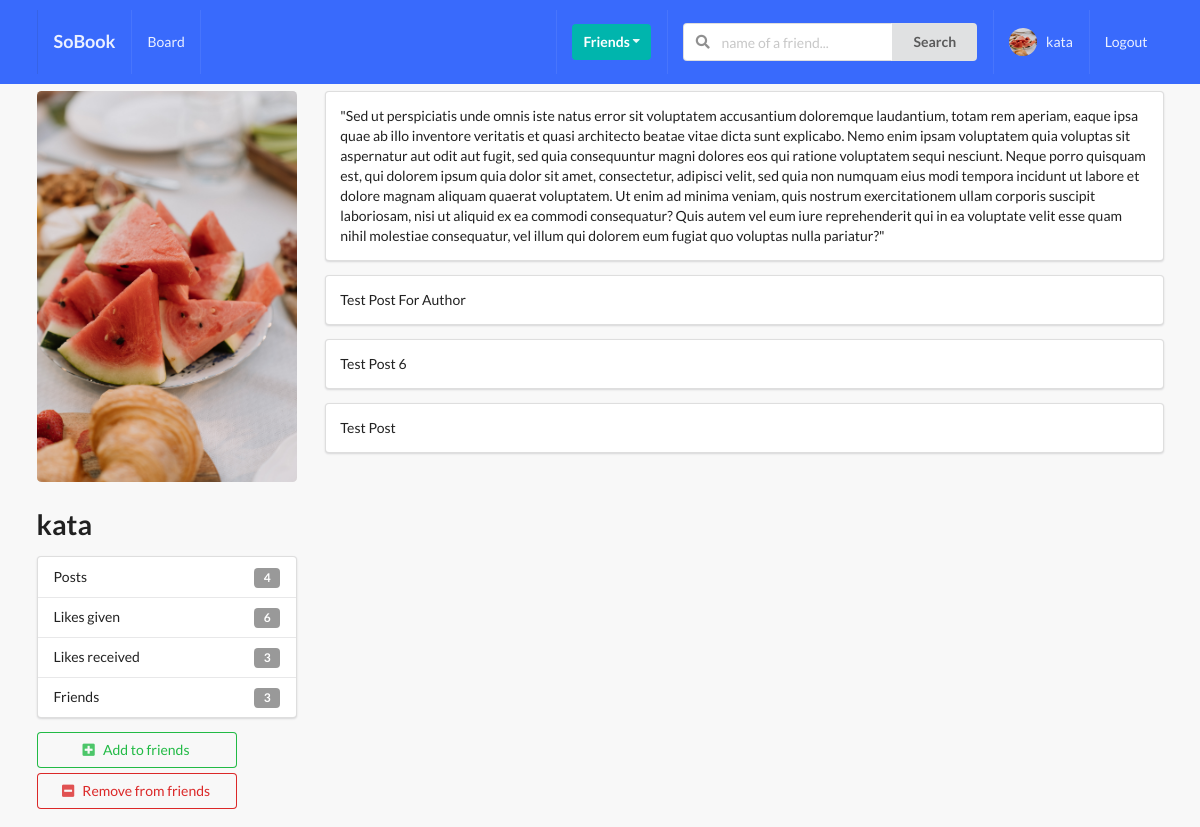
Before: /profiles/kata-usmonov-b49c0589/ (signed in) with the older database file.
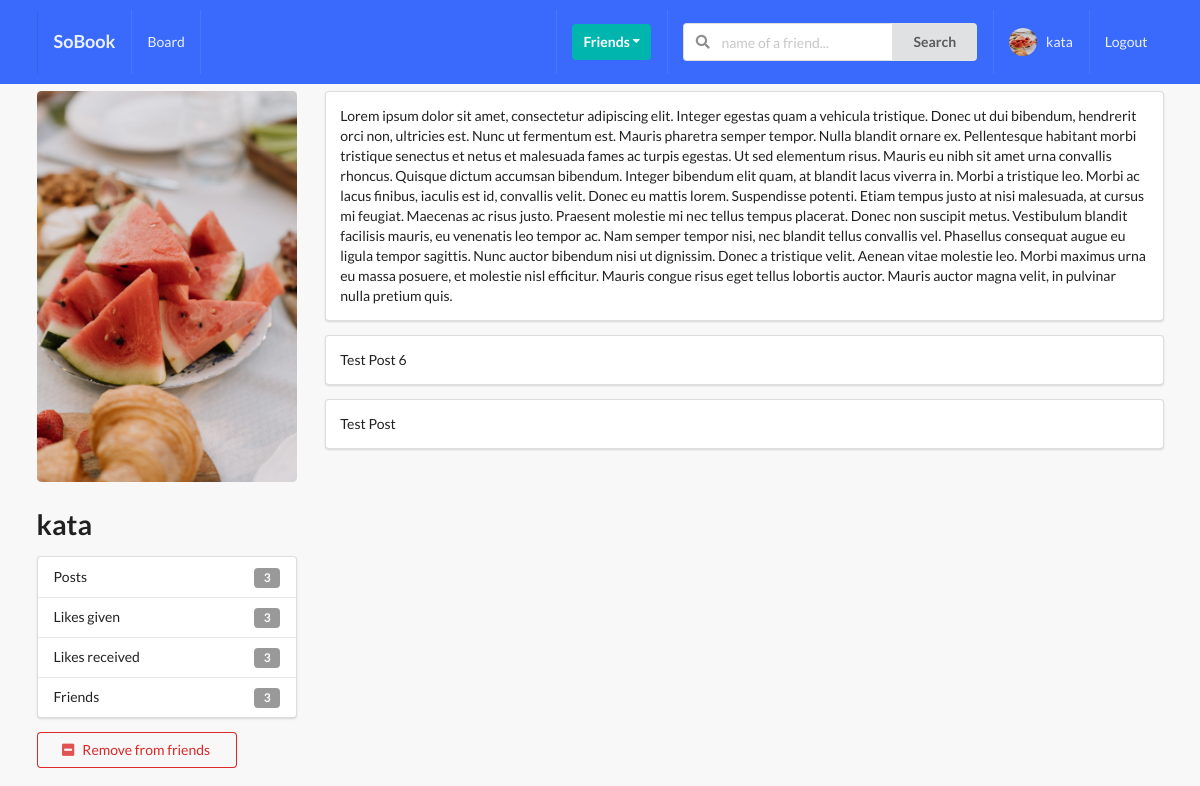
After: the same page with the newer database file.
### profiles/models.py (models this page shows, shortened)
class Profile(models.Model):
	first_name = models.CharField(max_length=200, blank=True)
	last_name = models.CharField(max_length=200, blank=True)
	user = models.OneToOneField(User, on_delete=models.CASCADE)
	bio = models.TextField(default='no bio ...', max_length=300)
	email = models.EmailField(max_length=200, blank=True)
	country = models.CharField(max_length=200, blank=True)
	avatar = models.ImageField(default='avatar.png', upload_to='avatars/')
	friends  = models.ManyToManyField(User , blank=True, related_name = 'friends')
	slug = models.SlugField(unique = True, blank=True)
	updated = models.DateTimeField(auto_now=True)#
	created = models.DateTimeField(auto_now=True)#
	objects = ProfileManager()
	def get_friends_no(self):
		return self.friends.all().count()
	def get_posts_no(self):
		return self.posts.all().count()
	def get_all_authors_posts(self):
		return self.posts.all()#
	def get_likes_given_no(self):
		likes = self.like_set.all()
		total_liked = 0
		for item in likes:
			if item.value == 'Like':
				total_liked+=1
		return total_liked
	def get_likes_received_no(self):
		posts = self.posts.all()
		total_liked = 0
		for item in posts:
			total_liked += item.liked.all().count()
		return total_liked
	def __str__(self):
		return f"{self.user.username}-{self.created.strftime('%d-%m-%y')}"
	__initial_first_name = None
	__initial_last_name  = None
	def __init__(self, *args, **kwargs):
		super().__init__(*args, **kwargs)
		self.__initial_first_name = self.first_name
		self.__initial_last_name = self.last_name

### posts/models.py (models this page shows, shortened)
class Like(models.Model):
	user = models.ForeignKey(Profile, on_delete=models.CASCADE)
	post = models.ForeignKey(Post, on_delete=models.CASCADE)
	value = models.CharField(choices=LIKE_CHOICES, max_length=8)
	updated = models.DateTimeField(auto_now=True)
	created = models.DateTimeField(auto_now_add=True)

class Post(models.Model):
	content = models.TextField()
	image = models.ImageField(upload_to='posts/', validators=[FileExtensionValidator(['png','jpg','jpeg'])], blank=True )
	liked = models.ManyToManyField(Profile, blank=True, related_name='likes')
	updated = models.DateTimeField(auto_now=True)
	created = models.DateTimeField(auto_now_add=True)
	author = models.ForeignKey(Profile, on_delete=models.CASCADE, related_name='posts')
	class Meta:
		ordering =('-created',)

### profiles/views.py (the view)
# urls.py: path('<slug>/', views.ProfileDetailView.as_view(), name='profile-detail-view'),
class ProfileDetailView(LoginRequiredMixin,DetailView):
	model = Profile
	template_name = 'profiles/detail.html'
	def get_context_data(self, **kwargs):
		context = super().get_context_data(**kwargs)
		user = User.objects.get(username__iexact=self.request.user)
		profile = Profile.objects.get(user=user)
		rel_r = Relationship.objectss.filter(sender=profile)
		rel_s = Relationship.objectss.filter(receiver=profile)
		rel_receiver = []
		rel_sender = []
		for item in rel_r:
			rel_receiver.append(item.receiver.user)
		for item in rel_s:
			rel_sender.append(item.sender.user)
		context["rel_receiver"] = rel_receiver
		context["rel_sender"] = rel_sender
		context['posts'] = self.get_object().get_all_authors_posts()
		context['len_posts'] =  True if len(self.get_object().get_all_authors_posts())	> 0 else False
		return context

### profiles/context_processors.py (called while the page is built)
def profile_pic(request):
	if request.user.is_authenticated:
		profile_obj = Profile.objects.get(user=request.user)
		pic = profile_obj.avatar
		return {'picture': pic}
	return {}

def invatation_recevied_no(request):
	if request.user.is_authenticated:
		profile_obj = Profile.objects.get(user=request.user)
		qs_count = Relationship.objectss.invatations_received(profile_obj).count()
		return {"invite_num": qs_count}
	return {}

### profiles/models.py (called while the page is built)
	def invatations_received(self, receiver):
		qs = Relationship.objectss.filter(receiver=receiver ,status='send')
		return qs

### profiles/templates/profiles/detail.html (shortened to what this page needs)
{% extends 'base.html' %}
{% block content %}
<div class="ui grid">
    <br>
    <div class="row">
        <div class="four wide column">
            <img class="ui medium rounded image" src={{object.avatar.url}}>
            <h1>{{object.user}}</h1>
            <div class="ui vertical fluid menu">
                <div class="item">
                    Posts
                    <div class="ui label">{{ object.get_posts_no }}</div>
                </div>
                <div class="item">
                    Likes given
                    <div class="ui label">{{ object.get_likes_given_no }}</div>
                </div>
                <div class="item">
                    Likes received
                    <div class="ui label">{{ object.get_likes_received_no }}</div>
                </div>
                <div class="item">
                    Friends
                    <div class="ui label">{{ object.get_friends_no }}</div>
                </div>
            </div>
            {% if object.user not in rel_receiver and object.user not in rel_sender %}
                <form action="{% url 'profiles:send_inva' %}" method="POST">
                    <button type="submit" class="ui positive basic button mb-5 w-big"><i class="plus square icon"></i>Add to friends</button>
                </form>
            {% endif %}
            {% if request.user in object.friends.all %}
                <form action="{% url 'profiles:remove-friends' %}" method="POST">
                    <button type="submit" class="ui negative basic button mb-5 w-big"><i class="minus square icon"></i>Remove from friends</button>
                </form>
            {% endif %}
        </div>
        <div class="twelve wide column">
            {% if len_posts %}
                {% for post in posts %}
                    <div class="segment ui fluid">
                        {{post.content}}
                    </div>
                {% endfor %}
            {% else %}
                <h1>No posts of this user ...</h1>
            {% endif %}
        </div>
    </div>
</div>
{% endblock content %}

Changed rows visible on the page:
removed Post: content "\"Sed ut perspiciatis unde omnis iste natus error sit voluptatem accusantium doloremque laudantium, totam rem aperiam, eaque ipsa quae ab illo inventore veritatis et quasi architecto beatae vitae dicta sunt explicabo. Nemo enim ipsam voluptatem quia voluptas sit aspernatur aut odit aut fugit, sed quia consequuntur magni dolores eos qui ratione voluptatem sequi nesciunt. Neque porro quisquam est, qui dolorem ipsum quia dolor sit amet, consectetur, adipisci velit, sed quia non numquam eius modi tempora incidunt ut labore et dolore magnam aliquam quaerat voluptatem. Ut enim ad minima veniam, quis nostrum exercitationem ullam corporis suscipit laboriosam, nisi ut aliquid ex ea commodi…"
removed Post: content "Test Post For Author"
computed for Profile "kata": get_posts_no "4" → "3"; get_likes_given_no "6" → "3"
added Post: content "Lorem ipsum dolor sit amet, consectetur adipiscing elit. Integer egestas quam a vehicula tristique. Donec ut dui bibendum, hendrerit orci non, ultricies est. Nunc ut fermentum est. Mauris pharetra semper tempor. Nulla blandit ornare ex. Pellentesque habitant morbi tristique senectus et netus et malesuada fames ac turpis egestas. Ut sed elementum risus. Mauris eu nibh sit amet urna convallis rhoncus. Quisque dictum accumsan bibendum. Integer bibendum elit quam, at blandit lacus viverra in. Morbi a tristique leo. Morbi ac lacus finibus, iaculis est id, convallis velit. Donec eu mattis lorem. Suspendisse potenti. Etiam tempus justo at nisi malesuada, at cursus mi feugiat. Maecenas ac risus…"
Other visible differences:
text no longer shown: "Add to friends"
